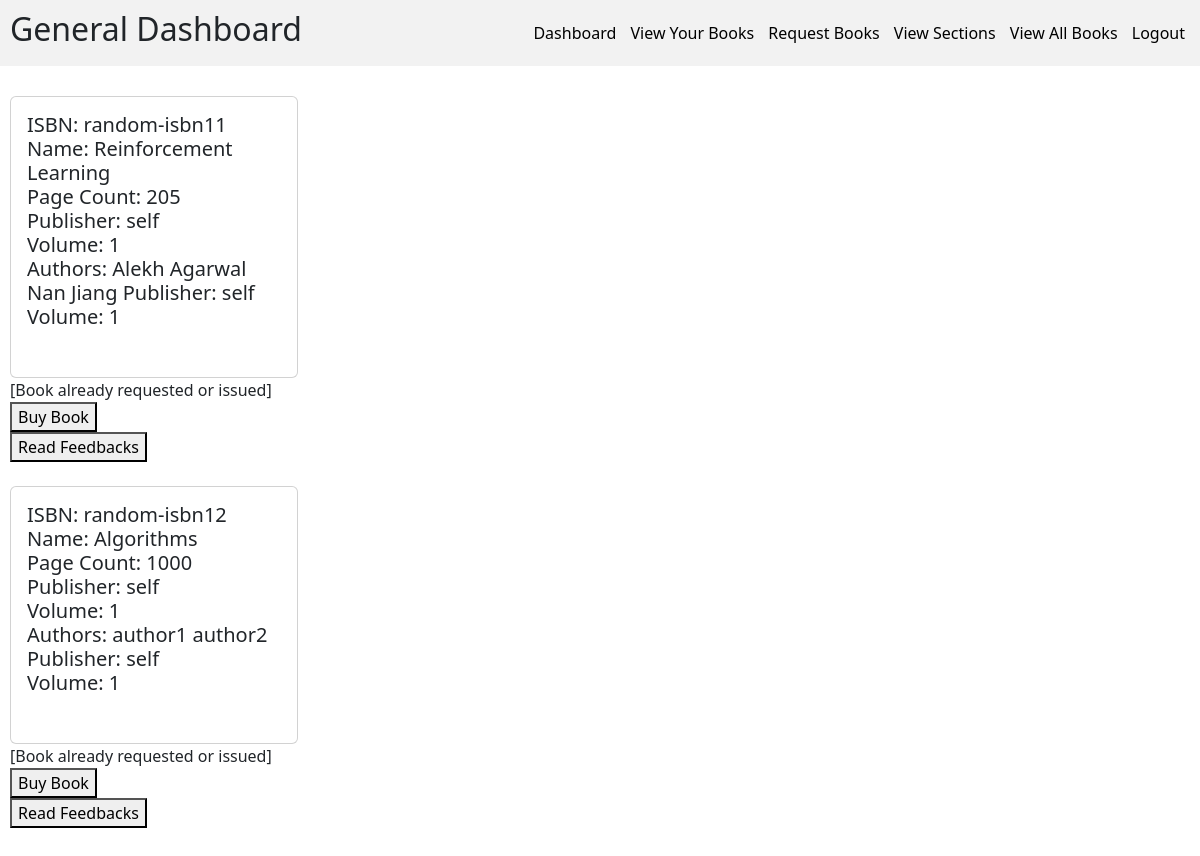
The page /viewBooks/0/search/ (signed in) on the database as committed earlier.
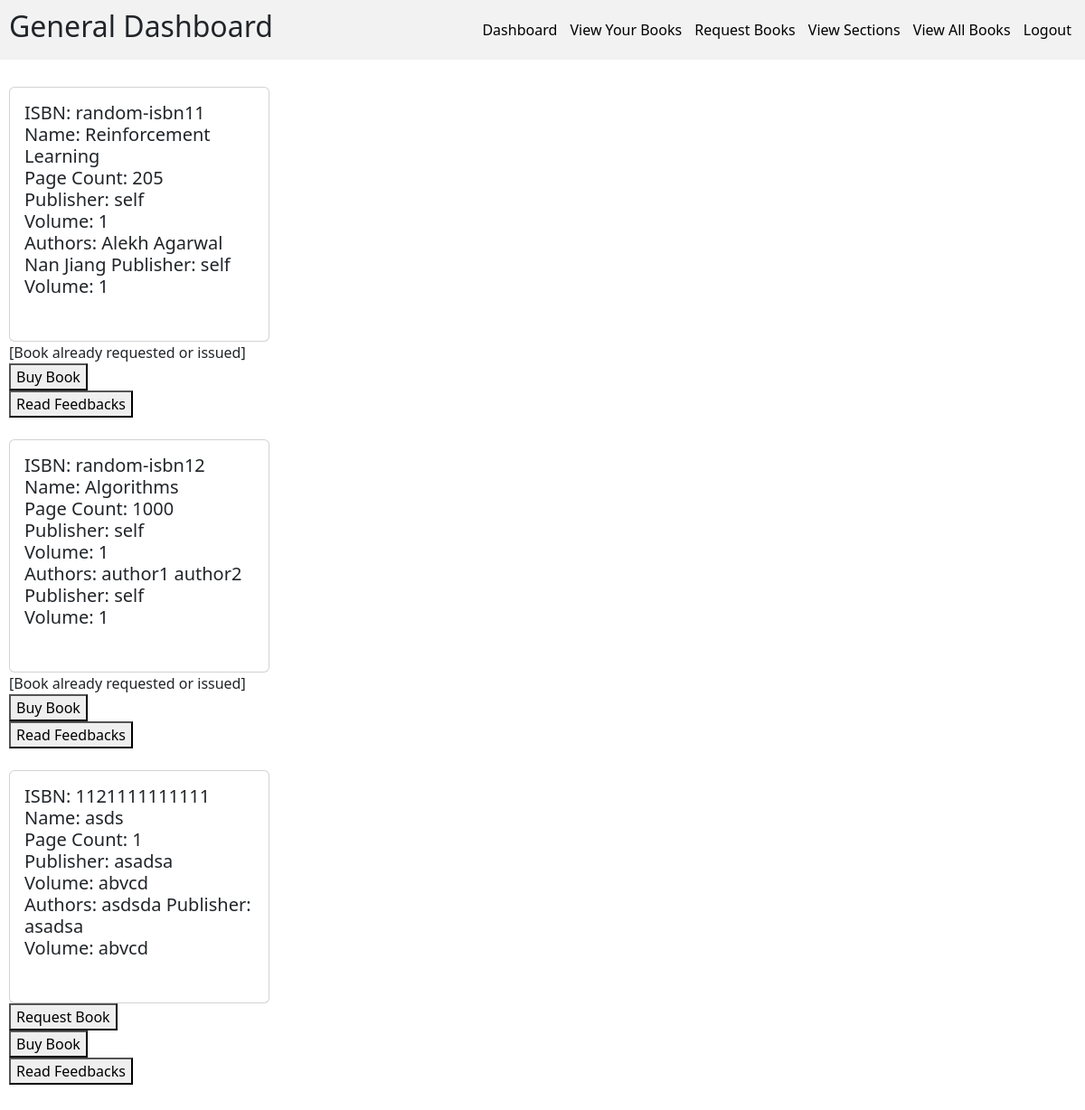
The same page on the database as committed later.
### models.py (models this page shows)
class BookModel(db.Model):
    __tablename__ = "book"
    id = Column(Integer, primary_key=True, autoincrement=True)
    isbn = Column(String(13), nullable=False, unique=True)
    name = Column(String(100), nullable=False)
    page_count = Column(Integer, nullable=False)
    content = Column(String, nullable=False)
    publisher = Column(String(100), nullable=False)
    volume = Column(Integer, nullable = False)
    section_id = Column(Integer, ForeignKey("section.id"), nullable=False)
    search_word = Column(String(500), nullable=False)
    price = Column(Integer, nullable=False)

class BookAuthorModel(db.Model):
    __tablename__ = "book_author"
    book_id = Column(Integer, ForeignKey("book.id"), primary_key=True)
    author_name = Column(String(40), primary_key=True)
    search_word = Column(String(40), nullable=False)

class BookIssueModel(db.Model):
    __tablename__ = "book_issue"
    book_id = Column(Integer, ForeignKey("book.id"), primary_key=True)
    uid = Column(Integer, ForeignKey("user_login.id"), primary_key=True)
    date_of_issue = Column(Date, nullable=False)
    date_of_return = Column(Date, nullable=False)

### app.py (the view)
@app.route("/viewBooks/<section_id>/search/", methods=["GET"])
@login_required
def searchViewBooks(section_id):
    book_authors = get_all_book_authors()
    search_word = request.args.get("search_word", default="")
    books = findBooks(search_word, filter_section=section_id)
    user_info = UserInfoModel.query.filter_by(uid=current_user.id).first()
    if not user_info:
        flash("User Info not found")
        return redirect("/")
    book_issues = BookIssueModel.query.filter_by(uid=current_user.id).all()
    book_requests = BookRequestsModel.query.filter_by(uid=current_user.id).all()
    my_books = []
    for book_issue in book_issues:
        my_books.append(book_issue)
    for book_request in book_requests:
        my_books.append(book_request)
    return render_template(
        "search_viewBooks.html",
        books=books,
        book_authors=book_authors,
        role=user_info.role,
        my_books=my_books,
    )

### app.py (called while the page is built)
def raw(input: str) -> str:
    return input.lower().replace(" ", "")

def get_all_book_authors():
    return BookAuthorModel.query.all()

### blueprints/api.py (called while the page is built)
@login_manager.user_loader
def load_user(id):
    return UserLoginModel.query.get(id)

### templates/search_viewBooks.html (shortened to what this page needs)
{% if role == "Librarian" %}
{% extends "librarianBase.html" %}
{% else %}
{% extends "generalBase.html" %}
{% endif %}
{% block content %}
<div>
    {% if not books: %}
    <h3>No matching books found</h3>
    {% else %}
    {% for book in books: %}
    <div class="card" style="width: 18rem;">
        <div class="card-body">
            <h5>
                ISBN: {{book.isbn}} <br>
                Name: {{book.name}} <br>
                Page Count: {{book.page_count}} <br>
                Publisher: {{book.publisher}} <br>
                Volume: {{book.volume}} <br>
                Authors:
                {% for book_author in book_authors %}
                    {% if book_author.book_id == book.id: %}
                    {{book_author.author_name}}
                    {% endif %}
                {% endfor %}
                Publisher: {{book.publisher}}<br>
                Volume: {{book.volume}}<br>
                <br>
            </h5>
        </div>
    </div>
    <div>
        {% if role == "General" %}
        {% for my_book in my_books if my_book.book_id == book.id %}
        [Book already requested or issued] <br>
        {% else %}
        <a href="/requestBook?id={{book.id}}"><button>Request Book</button></a> <br>
        {% endfor %}
        <a href="/buyBook?id={{book.id}}"><button>Buy Book</button></a> <br>
        {% endif %}
        <a href="/readFeedback?id={{book.id}}"><button>Read Feedbacks</button></a>
    </div>
    <br>
    {% endfor %}
    <br>
    {% endif %}
</div>
{% endblock %}

Rows that differ between the two databases and show on the page:
added BookModel: isbn "1121111111111", name "asds", page_count "1", publisher "asadsa", volume "abvcd"
added BookAuthorModel: author_name "asdsda", shown under "1121111111111"
